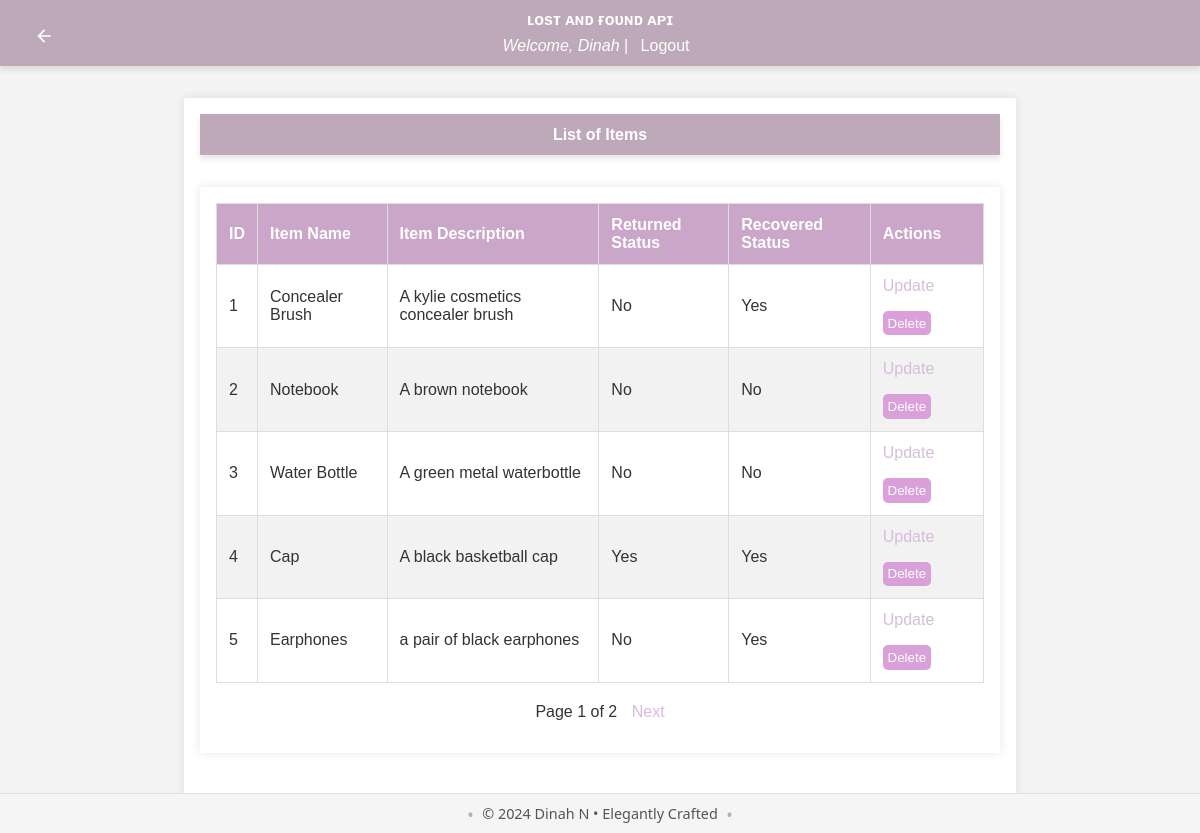
Page /admin/list_items (signed in) on the committed database.
### app/models/user.py (models this page shows, shortened)
class User(db.Model, UserMixin):
    id = db.Column(db.Integer, primary_key=True)
    username = db.Column(db.String(150), unique=True, nullable=False)
    email = db.Column(db.String(150), unique=True, nullable=False)
    password_hash = db.Column(db.String(150), nullable=False)
    role = db.Column(db.String(50), nullable=False, default='user')
    lost_reports = db.relationship('LostReport', back_populates='user', lazy=True)
    found_reports = db.relationship('FoundReport', back_populates='user', lazy=True)
    claims = db.relationship('Claim', back_populates='claim_user', lazy=True)
    rewards_received = db.relationship('Reward', foreign_keys='Reward.receiver_id', back_populates='receiver', lazy=True)
    rewards_paid = db.relationship('Reward', foreign_keys='Reward.payer_id', back_populates='payer', lazy=True)
    reset_tokens = db.relationship('PasswordResetToken', back_populates='user', lazy=True)
    comments = db.relationship('Comment', back_populates='user')
    @property
    def password(self):
        raise AttributeError('password is not a readable attribute')

### app/models/item.py (models this page shows)
class Item(db.Model):
    id = db.Column(db.Integer, primary_key=True)
    name = db.Column(db.String(150), nullable=False, unique=True)
    description = db.Column(db.Text, nullable=True)
    image_url = db.Column(db.String(250), nullable=True)
    lost_reports = db.relationship('LostReport', back_populates='item', lazy=True)
    found_reports = db.relationship('FoundReport', back_populates='item', lazy=True)
    comments = db.relationship('Comment', back_populates='item')
    is_returned = db.Column(db.Boolean, default=False, nullable=False)
    is_claimed = db.Column(db.Boolean, default=False, nullable=False)
    is_recovered = db.Column(db.Boolean, default=False, nullable=False)

### app/routes/admin.py (the view)
@bp.route('/list_items', methods=['GET'])
@login_required
@admin_required
def list_items():
    try:
        page = request.args.get('page', 1, type=int)
        items_per_page = 5
        items_query = Item.query.paginate(page=page, per_page=items_per_page)
        return render_template(
            'list_items.html',
            items=items_query.items,
            current_page=items_query.page,
            total_pages=items_query.pages
        )
    except Exception as e:
        flash(f'Error: {str(e)}', 'error')
        return redirect(url_for('admin.dashboard'))

### app/__init__.py (called while the page is built)
def create_app():
    app = Flask(__name__)
    load_dotenv()
    app.config['SECRET_KEY'] = os.environ.get('FLASK_SECRET_KEY', secrets.token_hex(16))
    app.config.from_object('config.Config')
    app.config.from_pyfile('config.py', silent=True)
    register_extensions(app)
    register_blueprints(app)
    configure_cors(app)
    @app.before_request
    def method_override():
        if request.method == 'POST':
            method = request.form.get('_method')
            if method:
                method = method.upper()
                if method in ['PUT', 'DELETE']:
                    request.environ['REQUEST_METHOD'] = method
    return app

def register_extensions(app):
    db.init_app(app)
    migrate.init_app(app, db)
    bcrypt.init_app(app)
    login_manager.init_app(app)
    mail.init_app(app)
    @login_manager.user_loader
    def load_user(user_id):
        return user.User.query.get(int(user_id))

### app/templates/list_items.html (shortened to what this page needs)
{% extends "base.html" %}
{% block content %}
<header>
    <a href="{{ url_for('admin.dashboard') }}" class="back-button" title="Back to Dashboard">
        <svg xmlns="http://www.w3.org/2000/svg" viewBox="0 0 24 24" fill="currentColor" width="24" height="24">
            <path d="M20 11H7.83l5.59-5.59L12 4l-8 8 8 8 1.41-1.41L7.83 13H20v-2z"/>
        </svg>
    </a>
    <h1>List of Items</h1>
</header>
<main>
    <table>
        <thead>
            <tr>
                <th>ID</th>
                <th>Item Name</th>
                <th>Item Description</th>
                <th>Returned Status</th>
                <th>Recovered Status</th>
                <th>Actions</th>
            </tr>
        </thead>
        <tbody>
            {% for item in items %}
            <tr>
                <td>{{ item.id }}</td>
                <td>{{ item.name }}</td>
                <td>{{ item.description }}</td>
                <td>{{ 'Yes' if item.is_returned else 'No' }}</td>
                <td>{{ 'Yes' if item.is_recovered else 'No' }}</td>
                <td>
                    <a href="{{ url_for('admin.update_item', item_id=item.id) }}" >Update</a>
                    <form action="{{ url_for('admin.delete_item', item_id=item.id) }}" method="post" style="display:inline;">
                        <button type="submit">Delete</button>
                    </form>
                </td>
            </tr>
            {% endfor %}
        </tbody>
    </table>
    <div class="pagination">
        <span>Page {{ current_page }} of {{ total_pages }}</span>
        {% if current_page < total_pages %}
            <a href="{{ url_for('admin.list_items', page=current_page+1) }}" class="next">Next</a>
        {% endif %}
    </div>
</main>
{% endblock %}

### app/templates/base.html (shortened to what this page needs)
<!DOCTYPE html>
<html lang="en">
<head>
    <link rel="stylesheet" href="{{ url_for('static', filename='styles.css') }}">
</head>
<body>
    <header>
        <h1>ʟᴏsᴛ ᴀɴᴅ ғᴏᴜɴᴅ ᴀᴘɪ</h1>
        {% if current_user.is_authenticated %}
            <p><i>Welcome, {{ current_user.username }}</i> | <a href="{{ url_for('auth.logout') }}">Logout</a></p>
        {% else %}
            <p>
                <a href="{{ url_for('auth.login') }}">Login</a> |
                <a href="{{ url_for('auth.register') }}">Sign Up</a>
            </p>
        {% endif %}
    </header>
    <main>
        {% block content %}{% endblock %}
    </main>
    <footer>
        <p>&copy; 2024 Dinah N • Elegantly Crafted</p>
    </footer>
</body>
</html>

### app/static/styles.css (style rules this page uses)
body { font-family: 'Roboto', sans-serif; margin: 0; padding: 0; background-color: #f9f9f9; color: #333; }
.back-button { position: absolute; top: 20px; left: 20px; background-color: #bda9b9; color: white; width: 32px; height: 32px; border-radius: 50%; display: flex; justify-content: center; align-items: center; text-decoration: none; transition: background-color 0.3s ease; }
.back-button svg { width: 20px; height: 20px; }
header { background-color: #e7cbe1; color: #ecf0f1; padding: 20px 0; box-shadow: 0 4px 6px rgba(0, 0, 0, 0.1); }
header h1 { margin: 0; text-align: center; font-size: 1.0rem; }
main { padding: 40px; max-width: 1200px; margin: 0 auto; }
footer { background-color: #e7cbe1; color: #ecf0f1; text-align: center; padding: 20px 0; position: fixed; bottom: 0; width: 100%; }
table { width: 100%; border-collapse: collapse; margin-bottom: 20px; }
table th, table td { padding: 12px; border: 1px solid #ddd; text-align: left; }
table th { background-color: #caa6c8; color: #fff; }
table tr:nth-child(even) { background-color: #f2f2f2; }
table td a { color: #d6bdda; text-decoration: none; }
button { border: none; border-radius: 5px; padding: 10px 20px; cursor: pointer; }

### app/templates/base.html (style rules this page uses)
body { font-family: Arial, sans-serif; background-color: #f4f4f4; margin: 0; padding: 0; }
header { background-color: #bda9b9; color: white; padding: 0.7rem; text-align: center; }
header p { margin: 0.5rem 0 0; }
header a { color: white; text-decoration: none; margin: 0 0.5rem; }
main { max-width: 800px; margin: 2rem auto; padding: 1rem; background-color: white; box-shadow: 0 0 10px rgba(0, 0, 0, 0.1); }
form { display: flex; flex-direction: column; }
form button { margin-top: 1rem; padding: 0.3rem; background-color: #daa0da; color: white; border: none; cursor: pointer; }
footer { background-color: whitesmoke; text-align: center; padding: 10px 0; font-family: 'Segoe UI', Tahoma, Geneva, Verdana, sans-serif; font-size: 0.9em; color: #555; border-top: 1px solid #e0e0e0; }
footer p { margin: 0; display: inline-block; position: relative; }
footer p::before, footer p::after { content: "•"; color: #bda9b9; font-size: 1.2em; position: absolute; top: 50%; transform: translateY(-50%); }
footer p::before { left: -15px; }
footer p::after { right: -15px; }

### app/templates/list_items.html (style rules this page uses)
.pagination { margin: 1em 0; text-align: center; }
.pagination a { margin: 0 5px; text-decoration: none; color: rgb(222, 182, 230); }
.pagination span { margin: 0 5px; }

### rows in the picture
User: username "Dinah"
Item: id "1", name "Concealer Brush", description "A kylie cosmetics concealer brush", is_returned "No", is_recovered "Yes"
Item: id "2", name "Notebook", description "A brown notebook", is_returned "No", is_recovered "No"
Item: id "3", name "Water Bottle", description "A green metal waterbottle", is_returned "No", is_recovered "No"
Item: id "4", name "Cap", description "A black basketball cap", is_returned "Yes", is_recovered "Yes"
Item: id "5", name "Earphones", description "a pair of black earphones", is_returned "No", is_recovered "Yes"

### other values in the picture
{{ current_page }} "1"
{{ total_pages }} "2"
